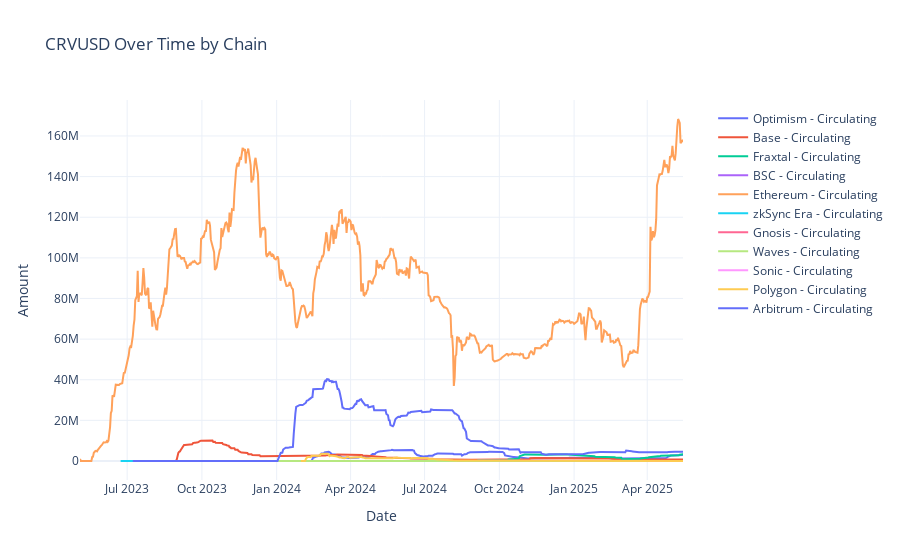

Here is the notebook cell this chart was saved with:
### Code cell
# Custom usage example
fig = plot_stable_chain_data(
    df=df,
    value_columns=[
        {'column': 'circulating', 'name': 'Circulating', 'line_style': {'width': 2}},
        # {'column': 'bridgedTo', 'name': 'Bridged To', 'line_style': {'width': 2, 'dash': 'dash'}}
    ],
    title='CRVUSD Over Time by Chain',
    template='plotly_white'
)
fig.show()

### Figure 1 — Plotly figure (JSON) as saved in the notebook; plotly's stock layout.template omitted (floating-point values rounded to 4 significant figures; data arrays with more than 128 entries replaced by an {"elided": "..."} marker saying what was removed)
{"data": [{"line": {"width": 2}, "name": "Optimism - Circulating", "type": "scatter", "x": {"elided": "458 str values"}, "y": {"elided": "458 float values"}}, {"line": {"width": 2}, "name": "Base - Circulating", "type": "scatter", "x": {"elided": "628 str values"}, "y": {"elided": "628 float values"}}, {"line": {"width": 2}, "name": "Fraxtal - Circulating", "type": "scatter", "x": {"elided": "254 str values"}, "y": {"elided": "254 float values"}}, {"line": {"width": 2}, "name": "BSC - Circulating", "type": "scatter", "x": {"elided": "437 str values"}, "y": {"elided": "437 float values"}}, {"line": {"width": 2}, "name": "Ethereum - Circulating", "type": "scatter", "x": {"elided": "743 str values"}, "y": {"elided": "743 float values"}}, {"line": {"width": 2}, "name": "zkSync Era - Circulating", "type": "scatter", "x": {"elided": "693 str values"}, "y": {"elided": "693 float values"}}, {"line": {"width": 2}, "name": "Gnosis - Circulating", "type": "scatter", "x": {"elided": "254 str values"}, "y": {"elided": "254 float values"}}, {"line": {"width": 2}, "name": "Waves - Circulating", "type": "scatter", "x": {"elided": "517 str values"}, "y": {"elided": "517 float values"}}, {"line": {"width": 2}, "name": "Sonic - Circulating", "type": "scatter", "x": ["2025-04-05", "2025-04-06", "2025-04-07", "2025-04-08", "2025-04-09", "2025-04-10", "2025-04-11", "2025-04-12", "2025-04-13", "2025-04-14", "2025-04-15", "2025-04-16", "2025-04-17", "2025-04-18", "2025-04-19", "2025-04-20", "2025-04-21", "2025-04-22", "2025-04-23", "2025-04-24", "2025-04-25", "2025-04-26", "2025-04-27", "2025-04-28", "2025-04-29", "2025-04-30", "2025-05-01", "2025-05-02", "2025-05-03", "2025-05-04", "2025-05-05", "2025-05-06", "2025-05-07", "2025-05-08", "2025-05-09", "2025-05-10", "2025-05-11", "2025-05-12", "2025-05-13", "2025-05-14", "2025-05-15"], "y": [56.0, 56.0, 56.0, 56.0, 56.0, 56.0, 56.0, 56.0, 69.0, 69.0, 69.0, 69.0, 69.0, 69.0, 69.0, 69.0, 69.0, 69.0, 69.0, 72.0, 72.0, 72.0, 72.0, 72.0, 72.0, 72.0, 72.0, 72.0, 72.0, 72.0, 72.0, 72.0, 72.0, 72.0, 72.0, 72.0, 72.0, 72.0, 72.0, 72.0, 72.1]}, {"line": {"width": 2}, "name": "Polygon - Circulating", "type": "scatter", "x": {"elided": "471 str values"}, "y": {"elided": "471 float values"}}, {"line": {"width": 2}, "name": "Arbitrum - Circulating", "type": "scatter", "x": {"elided": "678 str values"}, "y": {"elided": "678 float values"}}], "layout": {"hovermode": "x unified", "legend": {"x": 1.05, "xanchor": "left", "y": 0.99, "yanchor": "top"}, "showlegend": true, "title": {"text": "CRVUSD Over Time by Chain"}, "xaxis": {"title": {"text": "Date"}}, "yaxis": {"title": {"text": "Amount"}}}}
